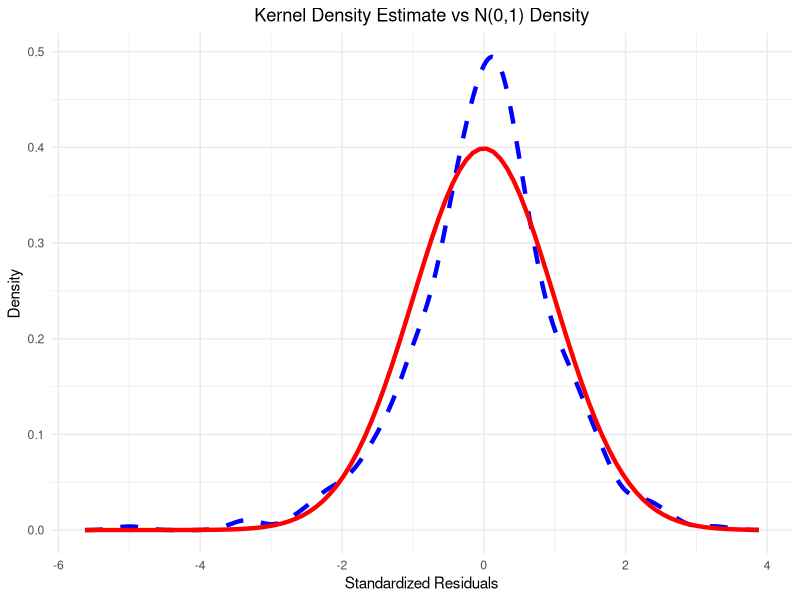

The R source for this figure:
dt <- read.csv("./Equity_Premium.csv")
time <- dt$Time
y <- dt$y
x_dfy <- dt$x_dfy  # We'll use this as our condition variable
x_infl <- dt$x_infl
x_svar <- dt$x_svar
x_tms <- dt$x_tms
x_tbl <- dt$x_tbl
x_dfr <- dt$x_dfr
x_dp <-dt$x_dp
x_ltr <- dt$x_ltr
# Step 1: Prepare the design matrix and fit the model
X <- cbind(1, x_dfy, x_infl, x_svar, x_tms, x_tbl, x_dfr, x_dp , x_ltr)
model <- lm(y ~ X - 1)  # -1 to exclude intercept since we include it in X

# Step 2: Compute residuals
residuals <- residuals(model)
mean(residuals)
n <- length(residuals)  # number of observations
# n

# Step 3: Estimate sigma^2 (variance of residuals)
sigma_hat_squared <- mean(residuals^2)

# Step 4: Standardize the residuals
# std_residuals <- sqrt(sigma_hat_squared)
std_residuals <- residuals / sqrt(sigma_hat_squared)

# Step 5: Compute skewness (sk) and kurtosis (kr)

skewness <- mean(std_residuals^3)
skewness
kurtosis <- mean(std_residuals^4)

# Step 6: Compute Jarque-Bera test statistic
JB_stat <- n * ((skewness^2 / 6) + ((kurtosis - 3)^2 / 24))

# Step 7: Critical values for chi-squared distribution
alpha_1 <- 0.01
alpha_5 <- 0.05
alpha_10 <- 0.10

# JB is compared to the quantiles of chi-squared distribution with 2 degrees of freedom
critical_value_1 <- qchisq(1 - alpha_1, df = 2)
critical_value_5 <- qchisq(1 - alpha_5, df = 2)
critical_value_10 <- qchisq(1 - alpha_10, df = 2)

# Step 8: Test results
JB_test_results <- data.frame(
  JB_stat = JB_stat,
  Critical_1_percent = critical_value_1,
  Critical_5_percent = critical_value_5,
  Critical_10_percent = critical_value_10,
  Reject_1_percent = JB_stat > critical_value_1,
  Reject_5_percent = JB_stat > critical_value_5,
  Reject_10_percent = JB_stat > critical_value_10
)

# Step 9: Display the JB test results
JB_test_results

# Step 10: Kernel density estimation and comparison with N(0,1)
# Plot the density estimate of standardized residuals vs N(0,1)
library(ggplot2)

# Generate the kernel density estimate
density_estimate <- density(std_residuals)

# Generate a sequence of values for the N(0,1) normal distribution
x_vals <- seq(min(density_estimate$x), max(density_estimate$x), length.out = 100)
normal_density <- dnorm(x_vals)

# Plot the results
df_density <- data.frame(x = density_estimate$x, y = density_estimate$y)
df_normal <- data.frame(x = x_vals, y = normal_density)

ggplot() +
  geom_line(data = df_density, aes(x = x, y = y), color = "blue", size = 1.5, linetype = "dashed") +
  geom_line(data = df_normal, aes(x = x, y = y), color = "red", size = 1.5) +
  ggtitle("Kernel Density Estimate vs N(0,1) Density") +
  labs(x = "Standardized Residuals", y = "Density") +
  theme_minimal() +
  theme(plot.title = element_text(hjust = 0.5))
